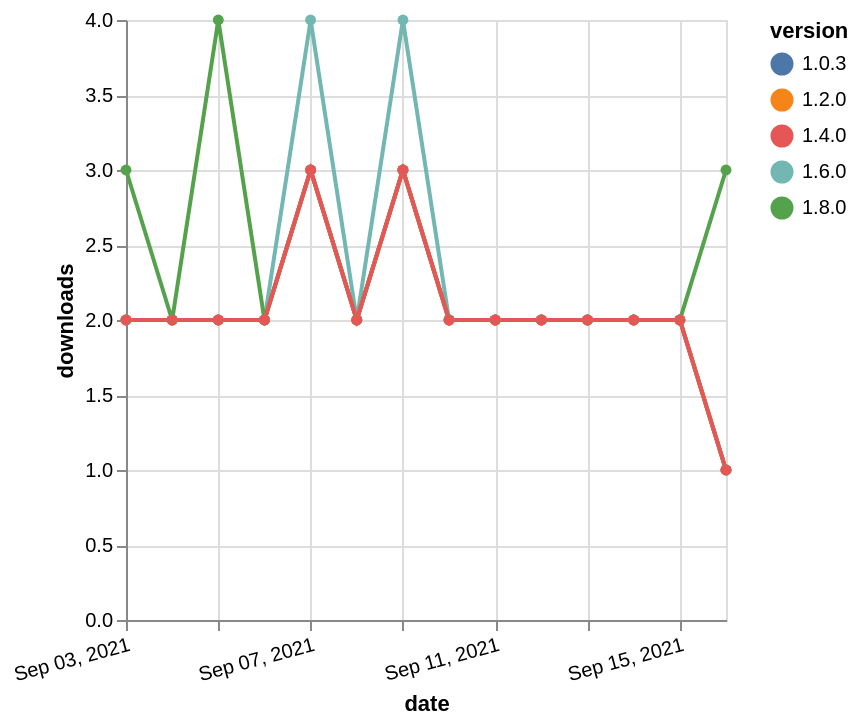

Vega-Lite specification for this chart:
### Vega-Lite specification from a JSON file in a GitHub repository (floating-point values rounded to 4 significant figures)
{"$schema": "https://vega.github.io/schema/vega-lite/v5.json", "description": "A simple bar chart with embedded data.", "data": {"values": [{"date": "2021-09-03", "total": 727, "delta": 2, "version": "1.6.0"}, {"date": "2021-09-04", "total": 729, "delta": 2, "version": "1.6.0"}, {"date": "2021-09-05", "total": 731, "delta": 2, "version": "1.6.0"}, {"date": "2021-09-06", "total": 733, "delta": 2, "version": "1.6.0"}, {"date": "2021-09-07", "total": 737, "delta": 4, "version": "1.6.0"}, {"date": "2021-09-08", "total": 739, "delta": 2, "version": "1.6.0"}, {"date": "2021-09-09", "total": 743, "delta": 4, "version": "1.6.0"}, {"date": "2021-09-10", "total": 745, "delta": 2, "version": "1.6.0"}, {"date": "2021-09-11", "total": 747, "delta": 2, "version": "1.6.0"}, {"date": "2021-09-12", "total": 749, "delta": 2, "version": "1.6.0"}, {"date": "2021-09-13", "total": 751, "delta": 2, "version": "1.6.0"}, {"date": "2021-09-14", "total": 753, "delta": 2, "version": "1.6.0"}, {"date": "2021-09-15", "total": 755, "delta": 2, "version": "1.6.0"}, {"date": "2021-09-16", "total": 756, "delta": 1, "version": "1.6.0"}, {"date": "2021-09-03", "total": 237, "delta": 3, "version": "1.8.0"}, {"date": "2021-09-04", "total": 239, "delta": 2, "version": "1.8.0"}, {"date": "2021-09-05", "total": 243, "delta": 4, "version": "1.8.0"}, {"date": "2021-09-06", "total": 245, "delta": 2, "version": "1.8.0"}, {"date": "2021-09-07", "total": 248, "delta": 3, "version": "1.8.0"}, {"date": "2021-09-08", "total": 250, "delta": 2, "version": "1.8.0"}, {"date": "2021-09-09", "total": 253, "delta": 3, "version": "1.8.0"}, {"date": "2021-09-10", "total": 255, "delta": 2, "version": "1.8.0"}, {"date": "2021-09-11", "total": 257, "delta": 2, "version": "1.8.0"}, {"date": "2021-09-12", "total": 259, "delta": 2, "version": "1.8.0"}, {"date": "2021-09-13", "total": 261, "delta": 2, "version": "1.8.0"}, {"date": "2021-09-14", "total": 263, "delta": 2, "version": "1.8.0"}, {"date": "2021-09-15", "total": 265, "delta": 2, "version": "1.8.0"}, {"date": "2021-09-16", "total": 268, "delta": 3, "version": "1.8.0"}, {"date": "2021-09-03", "total": 1676, "delta": 2, "version": "1.0.3"}, {"date": "2021-09-04", "total": 1678, "delta": 2, "version": "1.0.3"}, {"date": "2021-09-05", "total": 1680, "delta": 2, "version": "1.0.3"}, {"date": "2021-09-06", "total": 1682, "delta": 2, "version": "1.0.3"}, {"date": "2021-09-07", "total": 1685, "delta": 3, "version": "1.0.3"}, {"date": "2021-09-08", "total": 1687, "delta": 2, "version": "1.0.3"}, {"date": "2021-09-09", "total": 1690, "delta": 3, "version": "1.0.3"}, {"date": "2021-09-10", "total": 1692, "delta": 2, "version": "1.0.3"}, {"date": "2021-09-11", "total": 1694, "delta": 2, "version": "1.0.3"}, {"date": "2021-09-12", "total": 1696, "delta": 2, "version": "1.0.3"}, {"date": "2021-09-13", "total": 1698, "delta": 2, "version": "1.0.3"}, {"date": "2021-09-14", "total": 1700, "delta": 2, "version": "1.0.3"}, {"date": "2021-09-15", "total": 1702, "delta": 2, "version": "1.0.3"}, {"date": "2021-09-16", "total": 1703, "delta": 1, "version": "1.0.3"}, {"date": "2021-09-03", "total": 1483, "delta": 2, "version": "1.2.0"}, {"date": "2021-09-04", "total": 1485, "delta": 2, "version": "1.2.0"}, {"date": "2021-09-05", "total": 1487, "delta": 2, "version": "1.2.0"}, {"date": "2021-09-06", "total": 1489, "delta": 2, "version": "1.2.0"}, {"date": "2021-09-07", "total": 1492, "delta": 3, "version": "1.2.0"}, {"date": "2021-09-08", "total": 1494, "delta": 2, "version": "1.2.0"}, {"date": "2021-09-09", "total": 1497, "delta": 3, "version": "1.2.0"}, {"date": "2021-09-10", "total": 1499, "delta": 2, "version": "1.2.0"}, {"date": "2021-09-11", "total": 1501, "delta": 2, "version": "1.2.0"}, {"date": "2021-09-12", "total": 1503, "delta": 2, "version": "1.2.0"}, {"date": "2021-09-13", "total": 1505, "delta": 2, "version": "1.2.0"}, {"date": "2021-09-14", "total": 1507, "delta": 2, "version": "1.2.0"}, {"date": "2021-09-15", "total": 1509, "delta": 2, "version": "1.2.0"}, {"date": "2021-09-16", "total": 1510, "delta": 1, "version": "1.2.0"}, {"date": "2021-09-03", "total": 1016, "delta": 2, "version": "1.4.0"}, {"date": "2021-09-04", "total": 1018, "delta": 2, "version": "1.4.0"}, {"date": "2021-09-05", "total": 1020, "delta": 2, "version": "1.4.0"}, {"date": "2021-09-06", "total": 1022, "delta": 2, "version": "1.4.0"}, {"date": "2021-09-07", "total": 1025, "delta": 3, "version": "1.4.0"}, {"date": "2021-09-08", "total": 1027, "delta": 2, "version": "1.4.0"}, {"date": "2021-09-09", "total": 1030, "delta": 3, "version": "1.4.0"}, {"date": "2021-09-10", "total": 1032, "delta": 2, "version": "1.4.0"}, {"date": "2021-09-11", "total": 1034, "delta": 2, "version": "1.4.0"}, {"date": "2021-09-12", "total": 1036, "delta": 2, "version": "1.4.0"}, {"date": "2021-09-13", "total": 1038, "delta": 2, "version": "1.4.0"}, {"date": "2021-09-14", "total": 1040, "delta": 2, "version": "1.4.0"}, {"date": "2021-09-15", "total": 1042, "delta": 2, "version": "1.4.0"}, {"date": "2021-09-16", "total": 1043, "delta": 1, "version": "1.4.0"}]}, "width": "container", "mark": {"type": "line", "point": {"filled": true}}, "encoding": {"x": {"field": "date", "type": "temporal", "timeUnit": "yearmonthdate", "title": "date", "axis": {"labelAngle": -15}}, "y": {"field": "delta", "type": "quantitative", "title": "downloads"}, "color": {"field": "version", "type": "nominal"}, "tooltip": {"field": "delta"}}}
